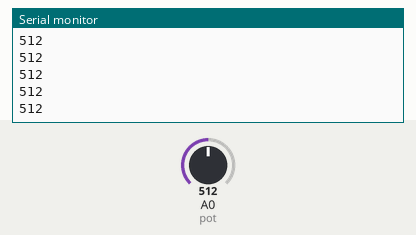
A sketch run on a simulated Arduino Uno, built with avr-gcc and run on an emulated ATmega328P. On the bench: the last lines printed to the serial monitor. The inputs (shaded band) are chosen by the test bench; at power-on: A0 (pot) = 512.

Above: at 1.2 s.
1.3 s: A0 (pot) set to 716
At 2.4 s:
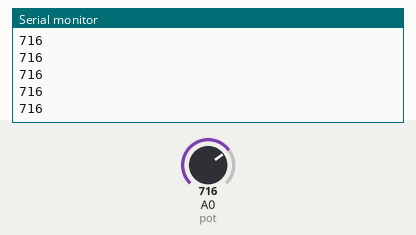
2.8 s: A0 (pot) set to 900
At 3.9 s:
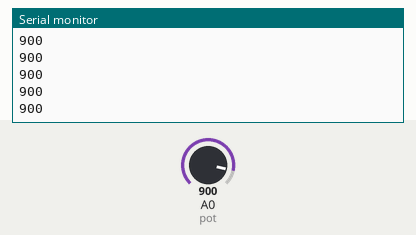
Timing chart, 0 to 5.8 s (numbered marks = the images above; inputs shaded):
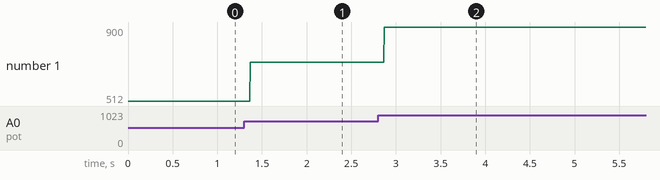

The sketch:

potentionmeter.ino
```cpp
#define pot A0

void setup() {
  // put your setup code here, to run once:
  pinMode(pot, INPUT);
  Serial.begin(9600);
}

void loop() {
  // put your main code here, to run repeatedly:
  Serial.println(analogRead(pot));
}
```

Measured:
- after the input at 1.3 s, the serial monitor: prints a new line after 0.07 s (image 1)
- after the input at 2.8 s, the serial monitor: prints a new line after 0.07 s (image 2)
- plotted number 1: 512 → 716 after the input at 1.3 s, 716 → 900 after the input at 2.8 s
